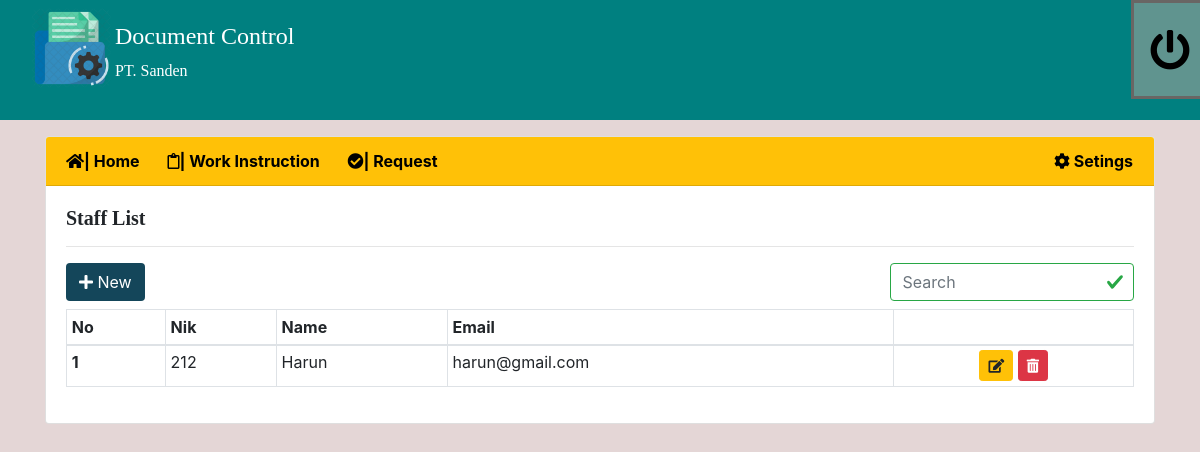
/user_list.php (signed in), run on an earlier commit of the app's database.
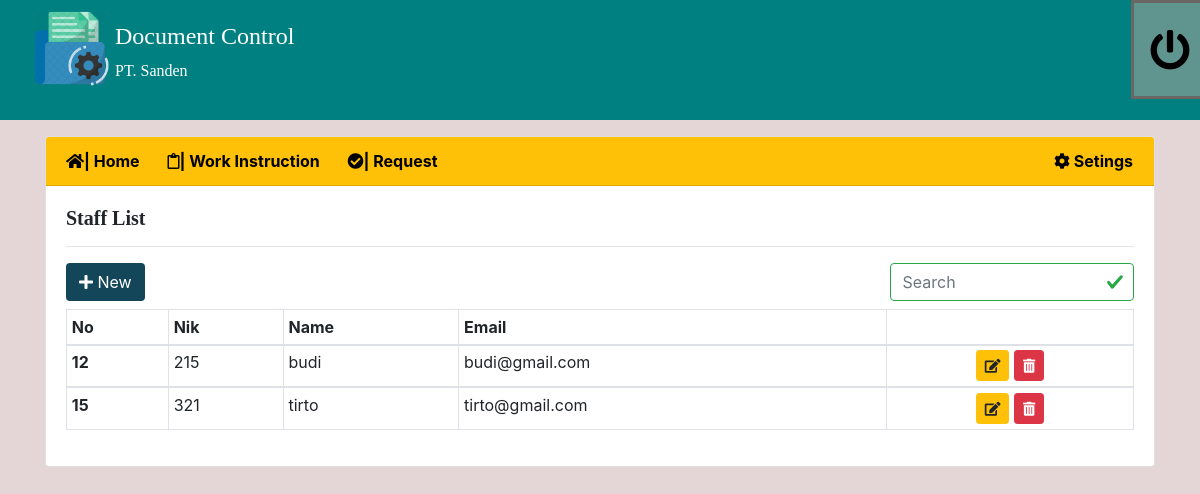
And on a later commit of the database.
### tables this page shows
CREATE TABLE `tb_user` (
  `id` int(9) NOT NULL,
  `nik` int(9) NOT NULL,
  `name` varchar(255) NOT NULL,
  `email` varchar(255) NOT NULL,
  `password` varchar(255) NOT NULL,
  `position` varchar(255) NOT NULL
);

### user_list.php (the view, shortened to what this page needs)
<?php
include_once("function/koneksi.php");
?>
<!DOCTYPE html>
<html lang="en">
<head>
    <link rel="stylesheet" type="text/css" href="css/bootstrap.min.css">
    <link rel="stylesheet" type="text/css" href="fa/css/all.css">
    <link rel="stylesheet" type="text/css" href="style/custom.css">
</head>
<body class="body">
<div class="top_title container-fluid">
    <div class="row">
        <div class="col-sm-1">
            <img class="mt-2 ml-3" src="img/icon.png" alt="" style="height: 80px;">
        </div>
        <div class="col-sm mt-auto font text-white">
            <h4>Document Control</h4>
            <p>  PT. Sanden</p>
        </div>
        <div class="col-sm-1">
            <a href="logout.php">
                <div class="log_out ml-3">
                    <h1 class="mt-4 ml-3" style="color:black;"><i class="fas fa-power-off"></i></h1>
                </div>
            </a>
        </div>
    </div>
</div>
<div class="container mt-3">
    <div class="card">
        <div class="card-header bg-warning text-white">
            <div class="row">
                <div class="col-sm">
                    <b> <a href="home.php" class="mr-4" style="color: black;"> <i class="fas fa-home"></i>| Home </a></b>
                    <b> <a href="wi.php" class="mr-4" style="color: black"> <i class="far fa-clipboard"> </i>| Work Instruction </a></b>
                    <?php
                        if($_SESSION['position'] == 'super' || $_SESSION['position'] == 'super_admin')
                        {
                    ?>
                        <b> <a href="request.php" class="mr-4" style="color: black"> <i class="fas fa-check-circle"> </i>| Request </a></b>
                    <?php
                        }
                    ?>
                </div>
                <div class="col-sm-1.5">
                    <div class="dropdown mr-3">
                        <b><a href="" style="color:black"><i class="fas fa-cog "></i> Setings</a></b>
                    </div>
                </div>
            </div>
        </div>
        <div class="card-body">
            <h5 class="card-title font"> <b>Staff List</b></h5>
            <hr>
            <div class="row">
                <div class="col-sm">
                    <a href="input_wi.php" type="button"  data-toggle="modal" data-target="#exampleModal1" class="btn general_color text-white"><i class="fas fa-plus"></i> New</a>
                </div>
                <div class="col-sm-3">
                <input class="form-control is-valid" type="search" placeholder="Search" aria-label="Search" id="myInput">
                </div>
            </div>
            <table class="table table-bordered mt-2 table-hover table-sm">
                <thead>
                    <tr>
                        <th scope="col">No</th>
                        <th scope="col">Nik</th>
                        <th scope="col">Name</th>
                        <th scope="col">Email</th>
                        <th scope="col"></th>
                    </tr>
                </thead>
                <?php
                    $obj = mysqli_query($koneksi, "SELECT * from tb_user");
                    while($data = mysqli_fetch_array($obj)) :
                        if($_SESSION['position'] == 'super') {
                            if($data['position'] == 'staff') {
                ?>
                <tbody>
                    <tr>
                        <th scope="row"><?=$data['id']?></th>
                        <td><?=$data['nik']?></td>
                        <td><?=$data['name']?></td>
                        <td><?=$data['email']?></td>
                        <td class="text-center">
                            <a href="edit_user.php?hal=edit&id=<?=$data['id']?>" class="btn btn-warning btn-sm"><i class="fas fa-edit"></i></a>
                            <a href="user_list.php?hal=del_user&id=<?=$data['id']?>" class="btn btn-danger btn-sm"><i class="fas fa-trash-alt"></i></a>
                        </td>
                    </tr>
                </tbody>
                    <?php
                        }
                    }
                        ?>
                    <?php
                        endwhile;
                    ?>
            </table>
        </div>
    </div>
</div>
</body>
</html>

### fa/css/all.css (style rules this page uses)
.fa, .fas, .far, .fal, .fad, .fab { -moz-osx-font-smoothing: grayscale; -webkit-font-smoothing: antialiased; display: inline-block; font-style: normal; font-variant: normal; text-rendering: auto; line-height: 1; }
.fa-check-circle:before { content: "\f058"; }
.fa-clipboard:before { content: "\f328"; }
.fa-cog:before { content: "\f013"; }
.fa-edit:before { content: "\f044"; }
.fa-home:before { content: "\f015"; }
.fa-plus:before { content: "\f067"; }
.fa-power-off:before { content: "\f011"; }
.fa-trash-alt:before { content: "\f2ed"; }
.far { font-family: 'Font Awesome 5 Free'; font-weight: 400; }
.fa, .fas { font-family: 'Font Awesome 5 Free'; font-weight: 900; }

### style/custom.css (style rules this page uses)
.body { background-color: rgb(228, 214, 214); background-size: cover; background-attachment: fixed; width: 100%; }
.top_title { height: 15vh; background-color: teal; }
.font { font-family: 'Lucida Sans Unicode'; }
.log_out { background-color: rgb(96, 148, 143); width: 80px; height: 99px; border-style: solid; border-color: rgb(105, 102, 100); }
.general_color { background-color: rgb(20, 70, 90); }

What changed in the data, as far as the page shows it:
removed tb_user: id "1", nik "212", name "Harun", email "harun@gmail.com"
added tb_user: id "12", nik "215", name "budi", email "budi@gmail.com"
added tb_user: id "15", nik "321", name "tirto", email "tirto@gmail.com"
